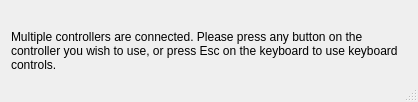
<?xml version="1.0" encoding="UTF-8"?>
<ui version="4.0">
 <class>SingleplayerControllerSelectDialog</class>
 <widget class="QDialog" name="SingleplayerControllerSelectDialog">
  <property name="geometry">
   <rect>
    <x>0</x>
    <y>0</y>
    <width>418</width>
    <height>102</height>
   </rect>
  </property>
  <property name="sizePolicy">
   <sizepolicy hsizetype="Minimum" vsizetype="Minimum">
    <horstretch>0</horstretch>
    <verstretch>0</verstretch>
   </sizepolicy>
  </property>
  <property name="windowTitle">
   <string>Controller Select</string>
  </property>
  <property name="sizeGripEnabled">
   <bool>true</bool>
  </property>
  <property name="modal">
   <bool>true</bool>
  </property>
  <layout class="QVBoxLayout" name="verticalLayout">
   <item>
    <widget class="QLabel" name="label">
     <property name="text">
      <string>Multiple controllers are connected. Please press any button on the controller you wish to use, or press Esc on the keyboard to use keyboard controls.</string>
     </property>
     <property name="textFormat">
      <enum>Qt::PlainText</enum>
     </property>
     <property name="wordWrap">
      <bool>true</bool>
     </property>
    </widget>
   </item>
  </layout>
 </widget>
 <resources/>
 <connections/>
</ui>
